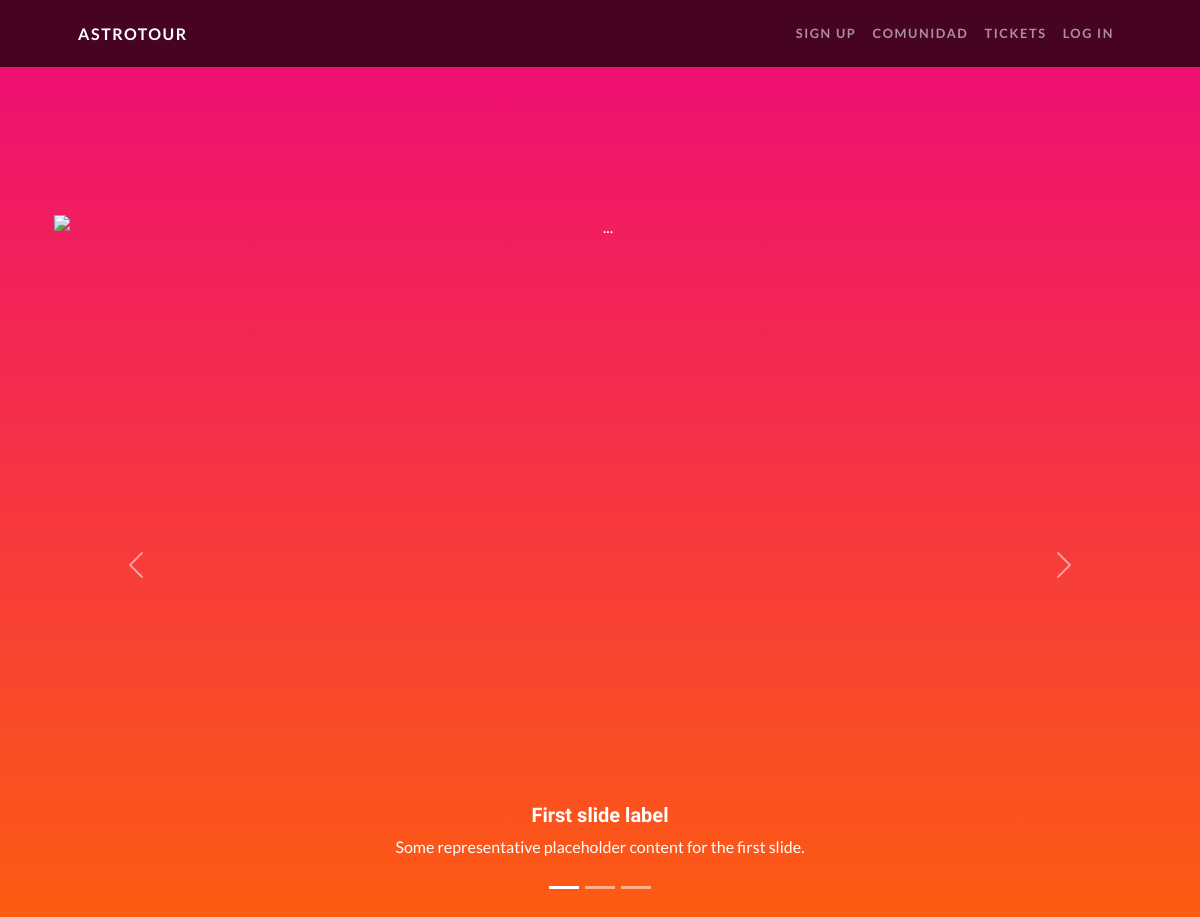
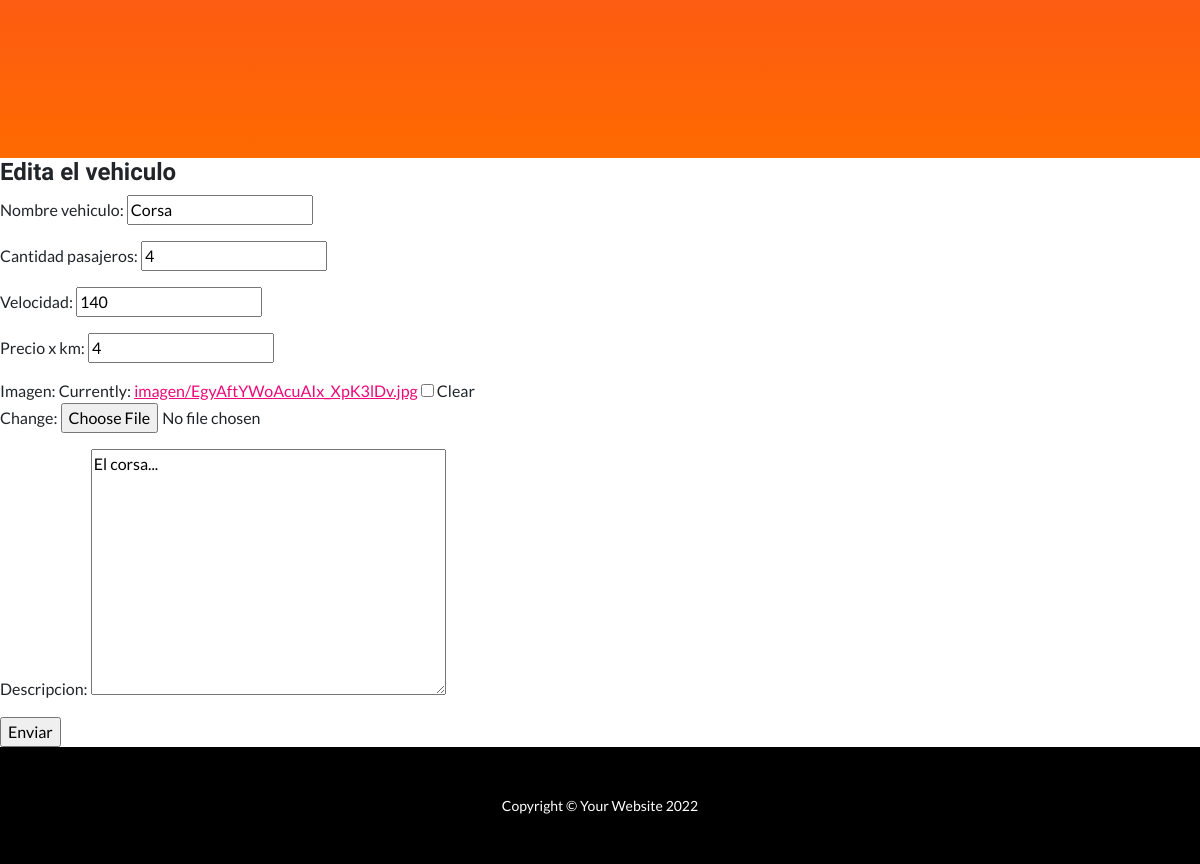
The page /viaje/editar-vehiculo/15 on the database its author committed (2 pictures, top to bottom).
### Viajes/models.py (models this page shows, shortened)
class Vehiculo(models.Model):
    nombre_vehiculo = models.CharField(max_length= 50)
    cantidad_pasajeros = models.IntegerField()
    velocidad = models.IntegerField()
    precio_x_km = models.IntegerField()
    imagen = models.ImageField(upload_to = "imagen", null = True, blank = True)
    descripcion = models.TextField()

### Viajes/views.py (the view)
# urls.py: path("editar-vehiculo/<pk>", views.Vehiculos_update.as_view(), name = "Editar_vehiculo"),
class Vehiculos_update(UpdateView):
    model = Vehiculo
    success_url = "/viaje/mostrar-vehiculos"
    fields = ['nombre_vehiculo', 'cantidad_pasajeros', 'velocidad', 'precio_x_km', 'imagen', 'descripcion']
    template_name = "editar_vehiculo.html"

### Viajes/templates/editar_vehiculo.html
{% extends "padre.html" %}
{% block ContenidoQueCambia %}
<h4>Edita el vehiculo</h4>
<form action="" method="POST">{% csrf_token %}
    <table>
        {{ form.as_p }}
    </table>
    <input type="submit", value="Enviar">
</form>
{% endblock ContenidoQueCambia %}

### rows shown on the page
Vehiculo: nombre_vehiculo "Corsa", cantidad_pasajeros "4", velocidad "140", precio_x_km "4", descripcion "El corsa..."
